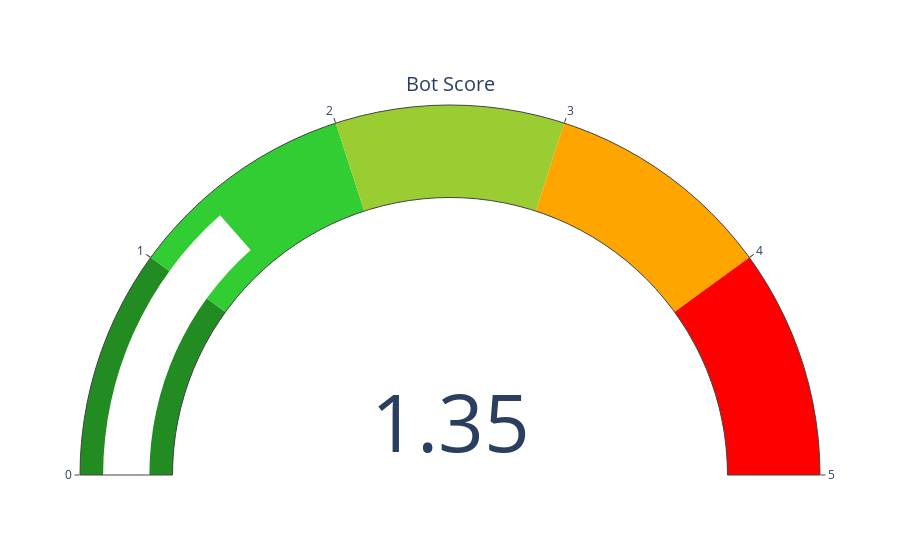

The notebook cell this image was saved under:
### Code cell
fig = go.Figure(go.Indicator(
    domain = {'x': [0, 1], 'y': [0, 1]},
    value = df["scores"].mean(),
    mode = "gauge+number",
    title = {'text': "Bot Score"},
    gauge = {'axis': {'range': [None, 5]},
             'bar': {'color': "white"},
             'steps' : [
                 {'range': [0, 1], 'color': "forestgreen"},
                 {'range': [1, 2], 'color': "limegreen"},
                 {'range': [2, 3], 'color': "yellowgreen"},
                 {'range': [3, 4], 'color': "orange"},
                 {'range': [4, 5], 'color': "red"}]}))
fig.show()

### Figure 1 — Plotly figure (JSON) as saved in the notebook; plotly's stock layout.template omitted (floating-point values rounded to 4 significant figures)
{"data": [{"domain": {"x": [0, 1], "y": [0, 1]}, "gauge": {"axis": {"range": [null, 5]}, "bar": {"color": "white"}, "steps": [{"color": "forestgreen", "range": [0, 1]}, {"color": "limegreen", "range": [1, 2]}, {"color": "yellowgreen", "range": [2, 3]}, {"color": "orange", "range": [3, 4]}, {"color": "red", "range": [4, 5]}]}, "mode": "gauge+number", "title": {"text": "Bot Score"}, "type": "indicator", "value": 1.346}], "layout": {}}
